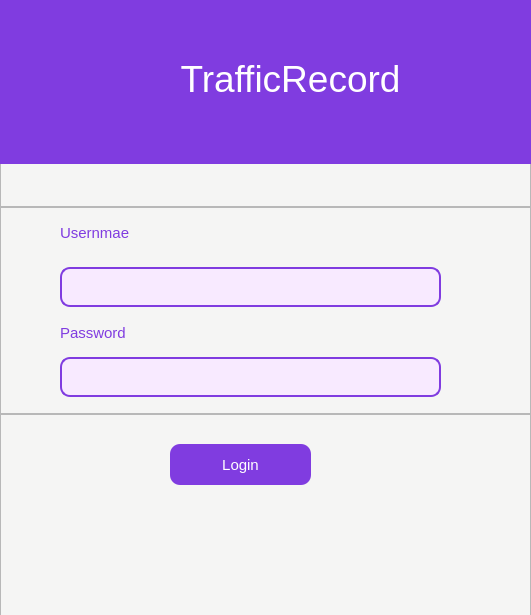
<?xml version="1.0" encoding="UTF-8"?>
<ui version="4.0">
 <class>Dialog</class>
 <widget class="QDialog" name="Dialog">
  <property name="geometry">
   <rect>
    <x>0</x>
    <y>0</y>
    <width>531</width>
    <height>615</height>
   </rect>
  </property>
  <property name="windowTitle">
   <string>Dialog</string>
  </property>
  <widget class="QWidget" name="main_widget" native="true">
   <property name="geometry">
    <rect>
     <x>0</x>
     <y>0</y>
     <width>531</width>
     <height>621</height>
    </rect>
   </property>
   <property name="styleSheet">
    <string notr="true">#main_widget
{

background-color: rgb(245, 245, 244);
}



</string>
   </property>
   <layout class="QVBoxLayout" name="verticalLayout">
    <property name="spacing">
     <number>0</number>
    </property>
    <property name="leftMargin">
     <number>0</number>
    </property>
    <property name="topMargin">
     <number>0</number>
    </property>
    <property name="rightMargin">
     <number>0</number>
    </property>
    <property name="bottomMargin">
     <number>0</number>
    </property>
    <item>
     <widget class="QFrame" name="header_frame">
      <property name="frameShape">
       <enum>QFrame::StyledPanel</enum>
      </property>
      <property name="frameShadow">
       <enum>QFrame::Raised</enum>
      </property>
      <widget class="QLabel" name="label">
       <property name="geometry">
        <rect>
         <x>0</x>
         <y>-7</y>
         <width>581</width>
         <height>171</height>
        </rect>
       </property>
       <property name="font">
        <font>
         <family>Arial</family>
         <pointsize>28</pointsize>
         <weight>50</weight>
         <italic>false</italic>
         <bold>false</bold>
        </font>
       </property>
       <property name="styleSheet">
        <string notr="true">font: 28pt &quot;Arial&quot;;
color: rgb(255, 255, 255);
background-color: rgb(128, 60, 224);</string>
       </property>
       <property name="text">
        <string>TrafficRecord</string>
       </property>
       <property name="alignment">
        <set>Qt::AlignCenter</set>
       </property>
      </widget>
     </widget>
    </item>
    <item>
     <widget class="QFrame" name="sign_frame">
      <property name="frameShape">
       <enum>QFrame::StyledPanel</enum>
      </property>
      <property name="frameShadow">
       <enum>QFrame::Raised</enum>
      </property>
      <widget class="QLabel" name="label_2">
       <property name="geometry">
        <rect>
         <x>60</x>
         <y>10</y>
         <width>91</width>
         <height>31</height>
        </rect>
       </property>
       <property name="font">
        <font>
         <family>Arial</family>
         <pointsize>11</pointsize>
         <weight>50</weight>
         <italic>false</italic>
         <bold>false</bold>
        </font>
       </property>
       <property name="styleSheet">
        <string notr="true">font: 11pt &quot;Arial&quot;;
color:#803ce0;</string>
       </property>
       <property name="text">
        <string>Usernmae</string>
       </property>
       <property name="wordWrap">
        <bool>false</bool>
       </property>
      </widget>
      <widget class="QLabel" name="label_3">
       <property name="geometry">
        <rect>
         <x>60</x>
         <y>110</y>
         <width>91</width>
         <height>31</height>
        </rect>
       </property>
       <property name="font">
        <font>
         <family>Arial</family>
         <pointsize>11</pointsize>
         <weight>50</weight>
         <italic>false</italic>
         <bold>false</bold>
        </font>
       </property>
       <property name="styleSheet">
        <string notr="true">font: 11pt &quot;Arial&quot;;
color:#803ce0;</string>
       </property>
       <property name="text">
        <string>Password</string>
       </property>
      </widget>
      <widget class="QLineEdit" name="user_name">
       <property name="geometry">
        <rect>
         <x>60</x>
         <y>60</y>
         <width>381</width>
         <height>40</height>
        </rect>
       </property>
       <property name="styleSheet">
        <string notr="true">QLineEdit
{
background-color:#F8EAFF;
border:2px solid #803CE0;
border-radius:10px;
color:#803CE0;
font-family:Arial;
font:10pt;
}

QLineEdit:focus
{
border:2px solid #FBAD25;
}</string>
       </property>
      </widget>
      <widget class="QLineEdit" name="user_password">
       <property name="geometry">
        <rect>
         <x>60</x>
         <y>150</y>
         <width>381</width>
         <height>40</height>
        </rect>
       </property>
       <property name="styleSheet">
        <string notr="true">QLineEdit
{
background-color:#F8EAFF;
border:2px solid #803CE0;
border-radius:10px;
color:#803CE0;
font-family:Arial;
font:10pt;
}

QLineEdit:focus
{
border:2px solid #FBAD25;
}</string>
       </property>
       <property name="echoMode">
        <enum>QLineEdit::Password</enum>
       </property>
      </widget>
     </widget>
    </item>
    <item>
     <widget class="QFrame" name="push_frame">
      <property name="frameShape">
       <enum>QFrame::StyledPanel</enum>
      </property>
      <property name="frameShadow">
       <enum>QFrame::Raised</enum>
      </property>
      <widget class="QPushButton" name="pushButton">
       <property name="geometry">
        <rect>
         <x>170</x>
         <y>30</y>
         <width>141</width>
         <height>41</height>
        </rect>
       </property>
       <property name="styleSheet">
        <string notr="true">QPushButton
{
background-color: rgb(128, 60, 224);
border-radius:10px;
font:11pt Arial;
color:white;
}


QPushButton:hover
{
background-color:rgb(193, 81, 241);
}</string>
       </property>
       <property name="text">
        <string>Login</string>
       </property>
       <property name="flat">
        <bool>false</bool>
       </property>
      </widget>
     </widget>
    </item>
   </layout>
  </widget>
 </widget>
 <resources/>
 <connections/>
</ui>
